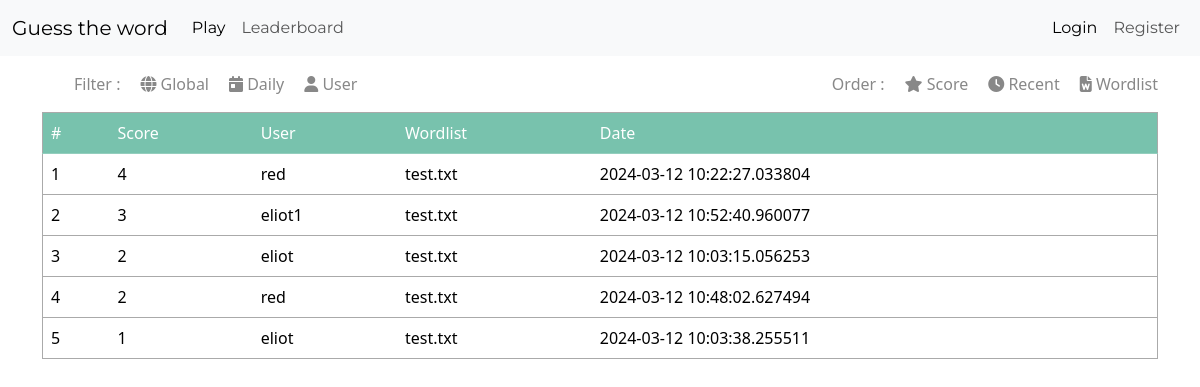
The app's page /leaderboard with its own data.
### app/models.py (models this page shows)
class Game(db.Model):
    id = db.Column(db.Integer, primary_key=True)
    username = db.Column(db.String(30), db.ForeignKey("user.username"), nullable=False)
    wordlist = db.Column(db.String(120), nullable=False)
    score = db.Column(db.Integer, nullable=False)
    date = db.Column(db.DateTime, default=lambda: datetime.datetime.now())

### app/routes.py (the view)
@app.route("/leaderboard")
def leaderboard_page():
    games = Game.query.order_by(Game.score.desc()).all()
    return render_template("leaderboard.html", games=games)

### app/templates/leaderboard.html (shortened to what this page needs)
{% extends 'base.html' %}
{% block style%}
<link rel="stylesheet" href="{{ url_for('static', filename='css/leaderboard.css') }}">
{% endblock %}
{% block content %}
<div class="container">
    <div class="lb-filters_container">
        <ul class="lb-filters mt-3">
            <li>Filter :</li>
            <li><i class="fa-solid fa-globe"></i> Global</li>
            <li><i class="fa-solid fa-calendar-day"></i> Daily</li>
            <li><i class="fa-solid fa-user"></i> User</li>
        </ul>
        <ul class="lb-filters mt-3">
            <li>Order :</li>
            <li><i class="fa-solid fa-star"></i> Score</li>
            <li><i class="fa-solid fa-clock"></i> Recent</li>
            <li><i class="fa-solid fa-file-word"></i> Wordlist</li>
        </ul>
    </div>
    <table class="table table-hover lb-table">
        <thead class="table-primary">
            <tr>
                <th scope="col">#</th>
                <th scope="col">Score</th>
                <th scope="col">User</th>
                <th scope="col">Wordlist</th>
                <th scope="col">Date</th>
            </tr>
        </thead>
        <tbody>
            {% for i in range(1, games|length) %}
            <tr>
                <th scope="row">{{i}}</th>
                <td>{{games[i].score}}</td>
                <td>{{games[i].username}}</td>
                <td>{{games[i].wordlist}}</td>
                <td>{{games[i].date}}</td>
            </tr>
            {% endfor %}
        </tbody>
    </table>
</div>
{% endblock %}

### app/templates/base.html (shortened to what this page needs)
<!DOCTYPE html>
<html lang="en">
<head>
    <link href="https://cdn.jsdelivr.net/npm/bootstrap@5.3.3/dist/css/bootstrap.min.css" rel="stylesheet"
>
    <link rel="stylesheet" href="{{ url_for('static', filename='css/minty.css') }}">
    <link rel="stylesheet" href="{{ url_for('static', filename='css/change_word.css') }}">
    {% block style %}
    {% endblock %}
</head>
<body class="body">
    <nav class="navbar navbar-expand-lg bg-body-tertiary">
        <div class="container-fluid">
            <div class="collapse navbar-collapse" id="navbarTogglerDemo01">
                <a class="navbar-brand" href="{{url_for('home_page')}}">Guess the word</a>
                <ul class="navbar-nav me-auto mb-2 mb-lg-0">
                    <li class="nav-item">
                        <a class="nav-link active" aria-current="page" href="{{ url_for('play_page') }}">Play</a>
                    </li>
                    <li class="nav-item">
                        <a class="nav-link" aria-current="page" href="{{ url_for('leaderboard_page') }}">Leaderboard</a>
                    </li>
                </ul>
                <ul class="navbar-nav">
                    {% if current_user.is_authenticated %}
                    <li>
                        <a href="{{url_for('user_page')}}" class="fa-solid fa-user"></a>
                    </li>
                    {% else %}
                    <li class="nav-item">
                        <a class="nav-link active" aria-current="page" href="{{ url_for('login_page') }}">Login</a>
                    </li>
                    <li class="nav-item">
                        <a class="nav-link" href="{{ url_for('register_page') }}">Register</a>
                    </li>
                    {% endif %}
                </ul>
            </div>
        </div>
    </nav>
    {% block content %}
    {% endblock %}
</body>
</html>

### app/static/css/change_word.css (style rules this page uses)
::placeholder { color: #777; }

### app/static/css/leaderboard.css (style rules this page uses)
.lb-table { border: 1px solid #AAA; }
.lb-table th { font-weight: 400; }
.lb-filters_container { display: flex; justify-content: space-between; }
.lb-filters { display: flex; gap: 20px; }
.lb-filters li { list-style: none; }

### records on screen
Game: score "4", username "red", wordlist "test.txt", date "2024-03-12 10:22:27.033804"
Game: score "3", username "eliot1", wordlist "test.txt", date "2024-03-12 10:52:40.960077"
Game: score "2", username "eliot", wordlist "test.txt", date "2024-03-12 10:03:15.056253"
Game: score "2", username "red", wordlist "test.txt", date "2024-03-12 10:48:02.627494"
Game: score "1", username "eliot", wordlist "test.txt", date "2024-03-12 10:03:38.255511"

### other values on screen
{{ i }} "1" "2" "3" "4" "5"
